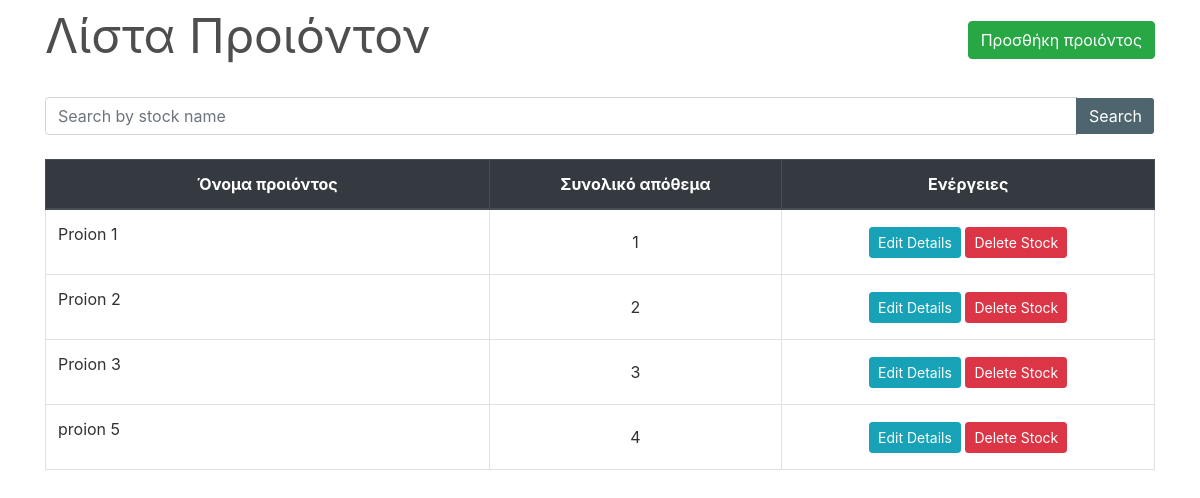
/ylika_app/proionta, run on an earlier commit of the app's database.
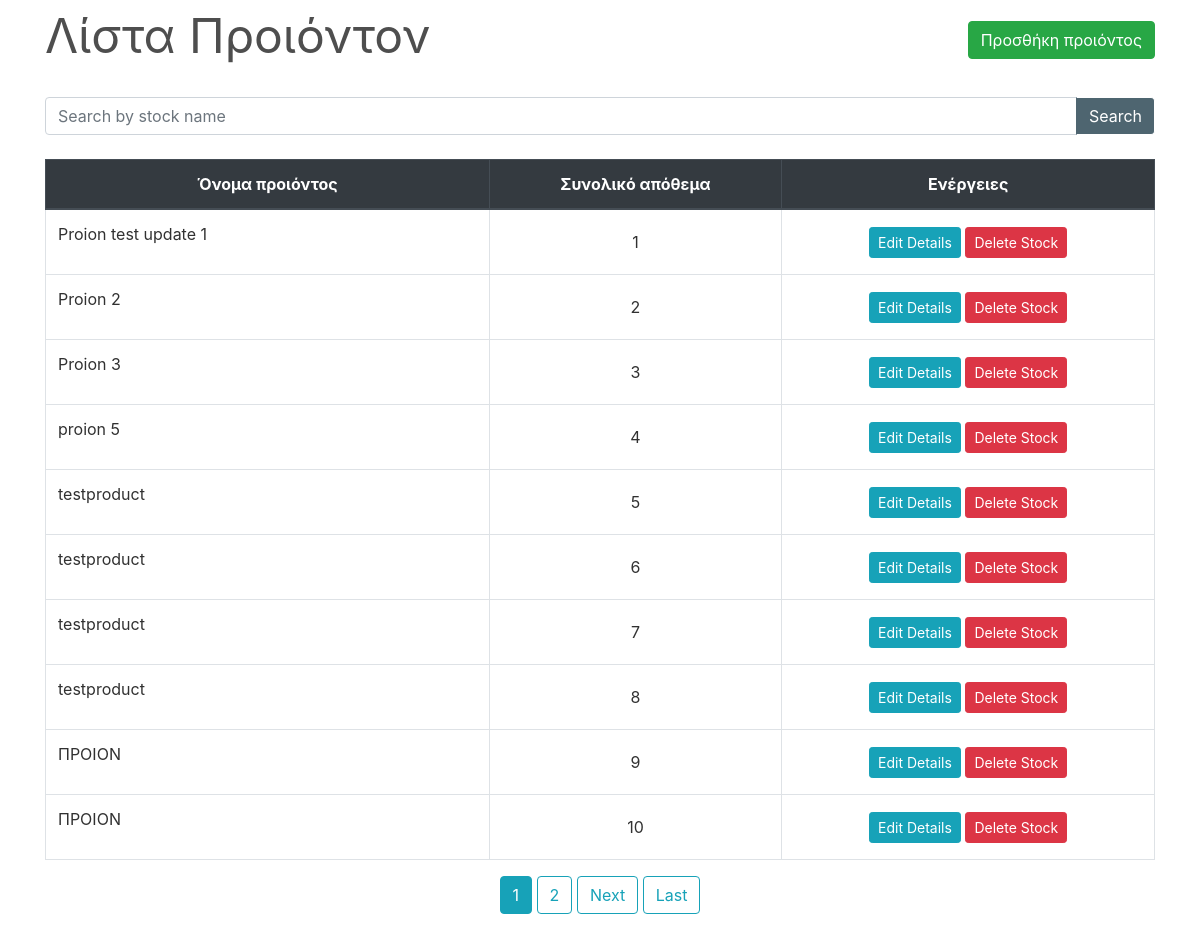
And on a later commit of the database.
### ylika_app/models.py (models this page shows, shortened)
class Proion(models.Model):
    id = models.AutoField(primary_key=True)
    onoma = models.CharField(max_length=100, null = False)
    seriakos_arithmos = models.CharField(max_length=100, null = False)
    perigrafi = models.CharField(max_length=200, null=True)
    TYPOS_PROIONTOS_EPILOGES = (
        ("Router", "Router"),
        ("Switch", "Switch"),
        ("Crypto Device", "Crypto Device"),
    )
    typos_proiontos = models.CharField(max_length=15, choices=TYPOS_PROIONTOS_EPILOGES)

### ylika_app/views.py (the view)
# urls.py: path("proionta", views.StockListView.as_view(), name="proionta"),
class StockListView(FilterView):
    filterset_class = StockFilter
    queryset = Proion.objects.all()
    template_name = 'ylika_app/proionta/proionta.html'
    paginate_by = 10

### ylika_app/templates/ylika_app/proionta/proionta.html (shortened to what this page needs)
{% extends "base.html" %}
{% load widget_tweaks %}
{% block content %}
    <div class="row" style="color: #4e4e4e; font-style: bold; font-size: 3rem; ">
        <div class="col-md-8">Λίστα Προιόντον</div>
        <div class="col-md-4">
            <div style="float:right;"> <a class="btn btn-success" href="/ylika_app/new">Προσθήκη προιόντος</a> </div>
        </div>
    </div>
    <div style="border-bottom: 1px solid white;"></div>
    <br>
    <table class="table table-css table-bordered table-hover">
        <form method="get">
            <div class="input-group search">
                {% render_field filter.form.onoma class="form-control textinput" placeholder="Search by stock name" %}
                <div class="input-group-append">
                   <button type="submit" class="btn btn-pink"> Search </button>
                </div>
            </div>
        </form>
        <br>
        <thead class="thead-dark align-middle">
            <tr>
                <th width="40%">Όνομα προιόντος</th>
                <th>Συνολικό απόθεμα</th>
                <th>Ενέργειες</th>
            </tr>
        </thead>
{% if object_list %}
        <tbody>
            {% for proion in object_list %}
                <tr>
                    <td>
                        <p>{{ proion.onoma }}</p>
                    </td>
                    <td class="align-middle">{{ proion.id }}</td>
                    <td class="align-middle">
                        <a href="{% url 'edit-stock' proion.pk %}" class="btn btn-info btn-sm">Edit Details</a>
                        <a href="{% url 'delete-stock' proion.pk %}" class="btn btn-danger btn-sm"> Delete Stock </a>
                    </td>
                </tr>
            {% endfor %}
        </tbody>
    </table>
    <div class="align-middle">
        {% if is_paginated %}
            {% for num in page_obj.paginator.page_range %}
                {% if page_obj.number == num %}
                    <a class="btn btn-info mb-4" href="?page={{ num }}">{{ num }}</a>
                {% elif num > page_obj.number|add:'-3' and num < page_obj.number|add:'3' %}
                    <a class="btn btn-outline-info mb-4" href="?page={{ num }}">{{ num }}</a>
                {% endif %}
            {% endfor %}
            {% if page_obj.has_next %}
                <a class="btn btn-outline-info mb-4" href="?page={{ page_obj.next_page_number }}">Next</a>
                <a class="btn btn-outline-info mb-4" href="?page={{ page_obj.paginator.num_pages }}">Last</a>
            {% endif %}
        {% endif %}
    </div>
{% else %}
        <tbody></tbody>
    </table>
    <br><br><br><br><br><br><br><br>
    <div style="color: #575757; font-style: bold; font-size: 1.5rem; text-align: center;">The records are empty. Please try adding some.</div>
{% endif %}
{% endblock content %}

### ylika_app/templates/ylika_app/base.html (shortened to what this page needs)
{% load static %}
<!DOCTYPE html>
<html lang="en">
<head>
    <link rel="stylesheet" type="text/css" href="{% static 'bootstrap/bootstrap.min.css' %}">
    <link rel="stylesheet" href="https://use.fontawesome.com/releases/v5.7.0/css/all.css">
    <link rel="stylesheet" type="text/css" href="{% static 'css/main.css' %}">
    <link rel="stylesheet" type="text/css" href="{% static 'css/sidebar.css' %}">
    <link rel="stylesheet" type="text/css" href="{% static 'css/dialogbox.css' %}">
</head>
<body>
    <main id="wrapper">
                    <div class="container">
                        {% block content %}{% endblock content %}
                    </div>
            <br>
    </main>
</body>
</html>

### ylika_app/static/css/sidebar.css (style rules this page uses)
#wrapper { display: flex; width: 100%; align-items: stretch; }

What changed in the data, as far as the page shows it:
changed Proion id 1: onoma "Proion 1" → "Proion test update 1"
added Proion: onoma "testproduct", id "5"
added Proion: onoma "testproduct", id "6"
added Proion: onoma "testproduct", id "7"
added Proion: onoma "testproduct", id "8"
added Proion: onoma "ΠΡΟΙΟΝ", id "9"
added Proion: onoma "ΠΡΟΙΟΝ", id "10"
Also different on the page:
new list line: "1"
new list line: "2"
text now shown: "Next Last"
